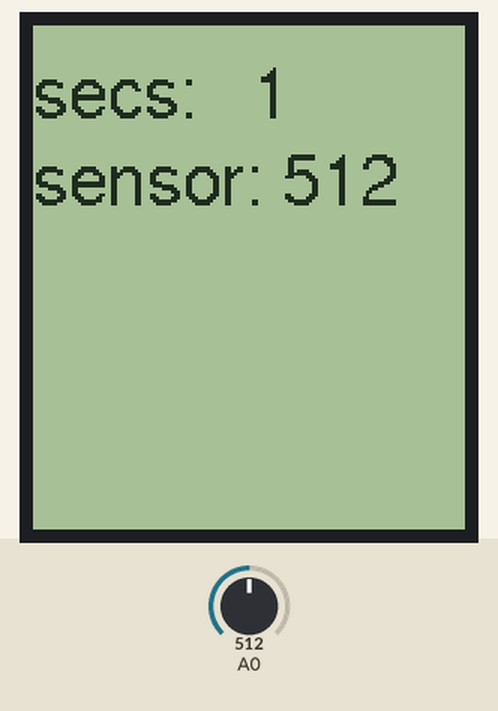
Recording of a sketch running on a simulated Arduino Uno, built with avr-gcc and run on an emulated ATmega328P. Shown: 144×168 one-colour display. The test bench sets the inputs (shaded band); at power-on: A0 = 512. What the sketch prints to the serial monitor is not drawn.

Above: at 1.7 s.
1.8 s: A0 set to 716
At 4.3 s:
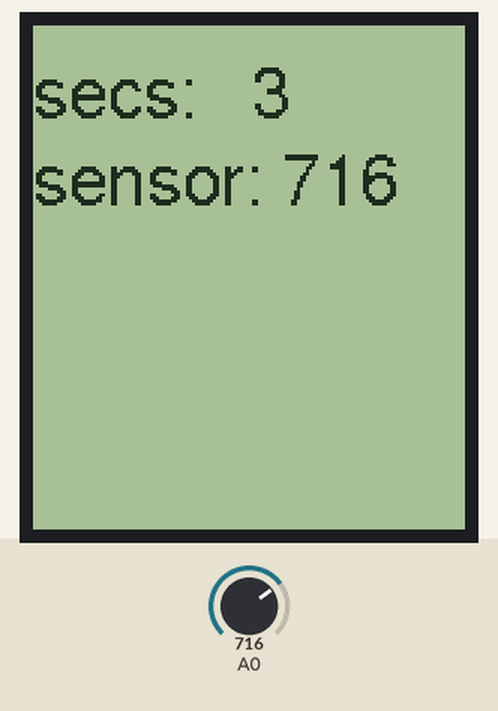
4.9 s: A0 set to 900
At 7.2 s:
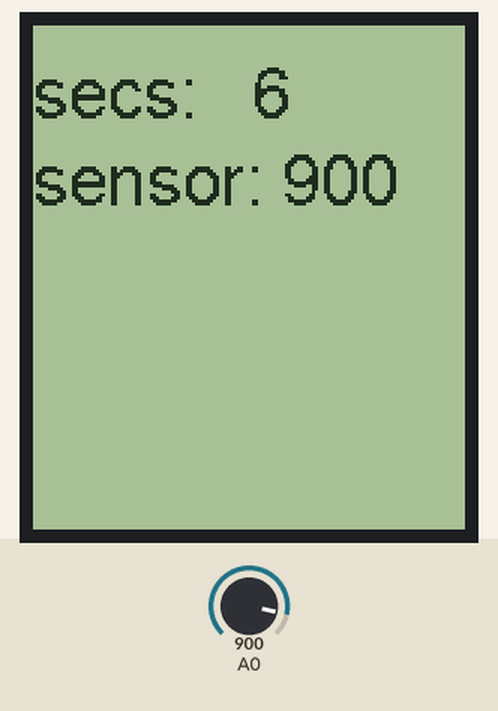
7.8 s: A0 set to 1023
At 10.1 s:
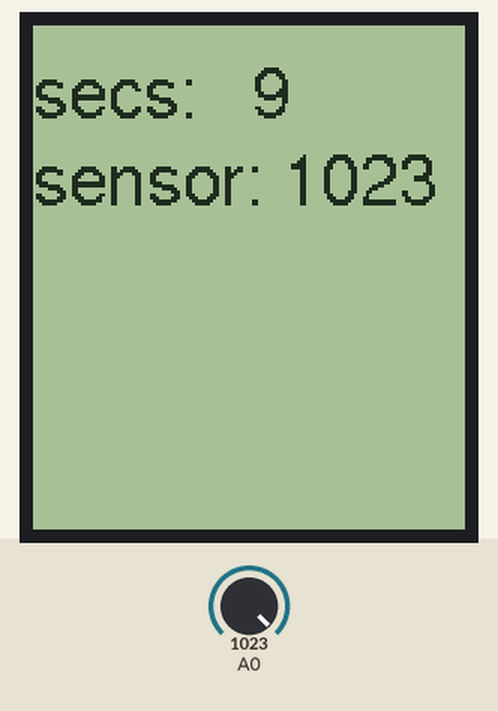
Timing chart, 0 to 11.6 s (numbered marks = the images above; inputs shaded):
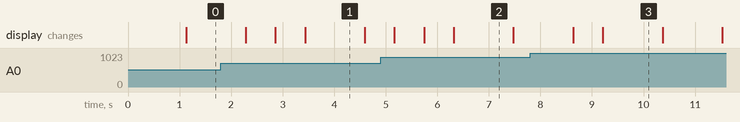

The sketch:

Sharp_memory_display_Text_Example.ino
```cpp
/*
  Text example for SHARP memory display with Adafruit's Adafruit_SharpMem
  and GFX libraries.

  This example reads the millis() and an analog sensor and displays both.
  It draws the labels in the setup() and updates the canvas with the
  actual values in the loop().
  Uses the following libraries:
  http://librarymanager/All#Adafruit_GFX
  http://librarymanager/All#Adafruit_SharpMem
    and fonts from the GFX library.
   Circuit:
   - SHARP memory display attached to SPI pins listed below

  created 20 Jan 2021
  updated 14 Feb 2023
  by Tom Igoe
*/

// include libraries and fonts:
#include <Adafruit_GFX.h>
#include <Adafruit_SharpMem.h>
// see https://learn.adafruit.com/adafruit-gfx-graphics-library/using-fonts
// for a list of fonts available in the GFX lib
// or custom fonts from http://oleddisplay.squix.ch/#/home
#include<Fonts/FreeSans12pt7b.h>

// TFT control pins:
const int SHARP_SCK = 13;
const int SHARP_SDI = 11;
const int SHARP_CS = 10;
// change these to match your display's resolution:
const int SHARP_WIDTH = 144;
const int SHARP_HEIGHT = 168;

// initialize the screen:
Adafruit_SharpMem display(SHARP_SCK, SHARP_SDI, SHARP_CS,
                          SHARP_WIDTH, SHARP_HEIGHT);
// set an offscreen buffer for things you want to update frequently:
GFXcanvas1 canvas(60, 60);

int fontColor = 0;  // white
int bgColor = 1;         // black
void setup() {
  // initialize serial and wait for serial monitor to open:
  Serial.begin(9600);
  if (!Serial) delay(3000);
  display.begin();
  display.clearDisplay();
  // set screen rotation (0-3):
  // might need to change depending on which display you use:
  display.setRotation(0);
  Serial.println("Display is good to go");

  // set fonts for both display and canvas:
  display.setFont(&FreeSans12pt7b);
  canvas.setFont(&FreeSans12pt7b);

  // clear the display:
  display.fillScreen(bgColor);
}


void loop() {
  // read the sensor:
  int sensorReading = analogRead(A0);
  display.fillRect(0, 0, display.width(), display.height(), bgColor);
  display.setTextColor(fontColor);
  // move the cursor to 0,30 (because fonts measure from their baseline):
  display.setCursor(0, 30);
  // print label (spaces for consistent columns):
  display.print("secs:   ");
  // print seconds:
  display.println(millis() / 1000);
  // print label:
  display.print("sensor: ");
  // print sensor reading:
  display.println(sensorReading);
  display.refresh();
}
```

Measured:
- what the display in image 1 shows lasts 1.2 s, from 3.4 s to 4.6 s
